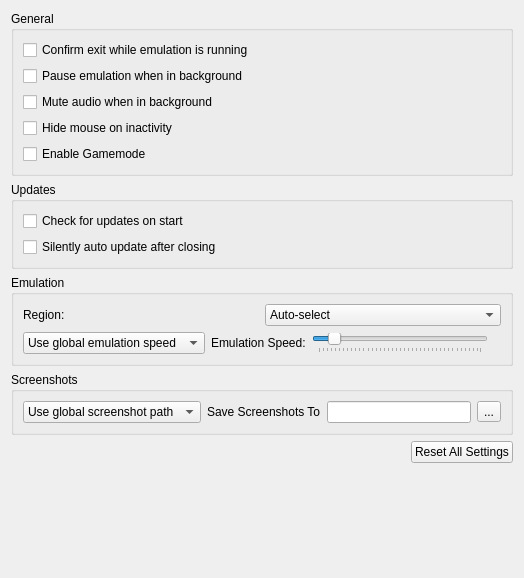
<?xml version="1.0" encoding="UTF-8"?>
<ui version="4.0">
 <class>ConfigureGeneral</class>
 <widget class="QWidget" name="ConfigureGeneral">
  <property name="geometry">
   <rect>
    <x>0</x>
    <y>0</y>
    <width>524</width>
    <height>578</height>
   </rect>
  </property>
  <property name="windowTitle">
   <string>Form</string>
  </property>
  <layout class="QHBoxLayout" name="horizontalLayout">
   <item>
    <layout class="QVBoxLayout" name="verticalLayout">
     <item>
      <widget class="QGroupBox" name="general_group">
       <property name="title">
        <string>General</string>
       </property>
       <layout class="QVBoxLayout" name="verticalLayout_5">
        <item>
         <widget class="QCheckBox" name="toggle_check_exit">
          <property name="text">
           <string>Confirm exit while emulation is running</string>
          </property>
         </widget>
        </item>
        <item>
         <widget class="QCheckBox" name="toggle_background_pause">
          <property name="text">
           <string>Pause emulation when in background</string>
          </property>
         </widget>
        </item>
        <item>
         <widget class="QCheckBox" name="toggle_background_mute">
          <property name="text">
           <string>Mute audio when in background</string>
          </property>
         </widget>
        </item>
        <item>
         <widget class="QCheckBox" name="toggle_hide_mouse">
          <property name="text">
           <string>Hide mouse on inactivity</string>
          </property>
         </widget>
        </item>
        <item>
         <widget class="QCheckBox" name="toggle_gamemode">
          <property name="text">
           <string>Enable Gamemode</string>
          </property>
         </widget>
        </item>
       </layout>
      </widget>
     </item>
     <item>
      <widget class="QGroupBox" name="updateBox">
       <property name="title">
        <string>Updates</string>
       </property>
       <layout class="QVBoxLayout" name="verticalLayout_4">
        <item>
         <widget class="QCheckBox" name="toggle_update_check">
          <property name="text">
           <string>Check for updates on start</string>
          </property>
         </widget>
        </item>
        <item>
         <widget class="QCheckBox" name="toggle_auto_update">
          <property name="text">
           <string>Silently auto update after closing</string>
          </property>
         </widget>
        </item>
       </layout>
      </widget>
     </item>
     <item>
      <widget class="QGroupBox" name="emulation_group">
       <property name="title">
        <string>Emulation</string>
       </property>
       <layout class="QVBoxLayout" name="verticalLayout_2">
        <item>
         <widget class="QWidget" name="widget_region" native="true">
          <layout class="QHBoxLayout" name="region_layout">
           <property name="leftMargin">
            <number>0</number>
           </property>
           <property name="topMargin">
            <number>0</number>
           </property>
           <property name="rightMargin">
            <number>0</number>
           </property>
           <property name="bottomMargin">
            <number>0</number>
           </property>
           <item>
            <widget class="QLabel" name="region_label">
             <property name="text">
              <string>Region:</string>
             </property>
            </widget>
           </item>
           <item>
            <widget class="QComboBox" name="region_combobox">
             <item>
              <property name="text">
               <string>Auto-select</string>
              </property>
             </item>
             <item>
              <property name="text">
               <string notr="true">JPN</string>
              </property>
             </item>
             <item>
              <property name="text">
               <string notr="true">USA</string>
              </property>
             </item>
             <item>
              <property name="text">
               <string notr="true">EUR</string>
              </property>
             </item>
             <item>
              <property name="text">
               <string notr="true">AUS</string>
              </property>
             </item>
             <item>
              <property name="text">
               <string notr="true">CHN</string>
              </property>
             </item>
             <item>
              <property name="text">
               <string notr="true">KOR</string>
              </property>
             </item>
             <item>
              <property name="text">
               <string notr="true">TWN</string>
              </property>
             </item>
            </widget>
           </item>
          </layout>
         </widget>
        </item>
        <item>
         <widget class="QWidget" name="emulation_speed_layout" native="true">
          <layout class="QHBoxLayout" name="emulation_speed_layout_inner">
           <property name="leftMargin">
            <number>0</number>
           </property>
           <property name="topMargin">
            <number>0</number>
           </property>
           <property name="rightMargin">
            <number>0</number>
           </property>
           <property name="bottomMargin">
            <number>0</number>
           </property>
           <item>
            <widget class="QComboBox" name="emulation_speed_combo">
             <item>
              <property name="text">
               <string>Use global emulation speed</string>
              </property>
             </item>
             <item>
              <property name="text">
               <string>Set emulation speed:</string>
              </property>
             </item>
            </widget>
           </item>
           <item>
            <widget class="QLabel" name="label_emulation_speed">
             <property name="text">
              <string>Emulation Speed:</string>
             </property>
            </widget>
           </item>
           <item>
            <widget class="QSlider" name="frame_limit">
             <property name="minimum">
              <number>0</number>
             </property>
             <property name="maximum">
              <number>199</number>
             </property>
             <property name="singleStep">
              <number>5</number>
             </property>
             <property name="pageStep">
              <number>15</number>
             </property>
             <property name="value">
              <number>19</number>
             </property>
             <property name="orientation">
              <enum>Qt::Horizontal</enum>
             </property>
             <property name="tickPosition">
              <enum>QSlider::TicksBelow</enum>
             </property>
            </widget>
           </item>
           <item>
            <widget class="QLabel" name="emulation_speed_display_label">
             <property name="text">
              <string/>
             </property>
             <property name="alignment">
              <set>Qt::AlignRight|Qt::AlignTrailing|Qt::AlignVCenter</set>
             </property>
            </widget>
           </item>
          </layout>
         </widget>
        </item>
       </layout>
      </widget>
     </item>
     <item>
      <widget class="QGroupBox" name="screenshot_group">
       <property name="title">
        <string>Screenshots</string>
       </property>
       <layout class="QGridLayout" name="gridLayout">
        <property name="verticalSpacing">
         <number>0</number>
        </property>
        <item row="0" column="1">
         <widget class="QWidget" name="widget_screenshot" native="true">
          <layout class="QHBoxLayout" name="screenshot_layout">
           <property name="leftMargin">
            <number>0</number>
           </property>
           <property name="topMargin">
            <number>0</number>
           </property>
           <property name="rightMargin">
            <number>0</number>
           </property>
           <property name="bottomMargin">
            <number>0</number>
           </property>
           <item>
            <widget class="QComboBox" name="screenshot_combo">
             <item>
              <property name="text">
               <string>Use global screenshot path</string>
              </property>
             </item>
             <item>
              <property name="text">
               <string>Set screenshot path:</string>
              </property>
             </item>
            </widget>
           </item>
           <item>
            <widget class="QLabel" name="screenshot_dir_label">
             <property name="text">
              <string>Save Screenshots To</string>
             </property>
            </widget>
           </item>
           <item>
            <widget class="QLineEdit" name="screenshot_dir_path"/>
           </item>
           <item>
            <widget class="QToolButton" name="change_screenshot_dir">
             <property name="text">
              <string>...</string>
             </property>
            </widget>
           </item>
          </layout>
         </widget>
        </item>
       </layout>
      </widget>
     </item>
     <item alignment="Qt::AlignRight">
      <widget class="QPushButton" name="button_reset_defaults">
       <property name="text">
        <string>Reset All Settings</string>
       </property>
      </widget>
     </item>
     <item>
      <spacer name="verticalSpacer">
       <property name="orientation">
        <enum>Qt::Vertical</enum>
       </property>
       <property name="sizeHint" stdset="0">
        <size>
         <width>20</width>
         <height>40</height>
        </size>
       </property>
      </spacer>
     </item>
    </layout>
   </item>
  </layout>
 </widget>
 <tabstops>
  <tabstop>toggle_check_exit</tabstop>
  <tabstop>toggle_background_pause</tabstop>
  <tabstop>toggle_hide_mouse</tabstop>
  <tabstop>toggle_update_check</tabstop>
  <tabstop>toggle_auto_update</tabstop>
  <tabstop>button_reset_defaults</tabstop>
 </tabstops>
 <resources/>
 <connections/>
</ui>
